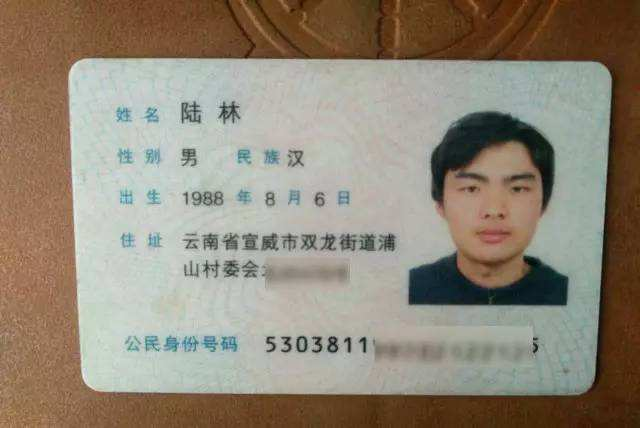
#> input picture Coding/ic/ti.jpg, 640 x 428 px, found by its file name
$ jupyter execute --allow-errors min_image_shape.ipynb   (older library calls are emulated)
#> lines starting #> are read from the running program, lines starting #| are printed output that depends on the picture; after the words box and inside, x2 and y2 are one past the last pixel; in counts of white or black regions, pixels touching at a corner belong together
[cell 1]
import cv2
import numpy as np
from scipy import ndimage
import os

[cell 2]
k_3x3 = np.array([[-1,-1,-1],
                  [-1, 8,-1],
                  [-1,-1,-1,]])
k_5x5 = np.array([[-1,-1,-1,-1,-1],
                 [-1, 1, 2, 1, -1],
                 [-1, 2, 4, 2, -1],
                 [-1, 1, 2, 1, -1],
                 [-1,-1,-1,-1,-1]])
img = cv2.imread('hand.jpg',0)
#> (the rest of this cell did not finish here and is left out)

## 最小化矩形边缘

[cell 3]
import cv2
import numpy as np

# img = cv2.pyrDown()
img = cv2.imread("ti.jpg", cv2.IMREAD_UNCHANGED)
#> img is the input picture: shape (428, 640, 3); mean B, G, R 119.6, 135.1, 144.9

mask = np.zeros(img.shape[:2],np.uint8)

bgdModel = np.zeros((1,65),np.float64)
fgdModel = np.zeros((1,65),np.float64)
# image shape=398, 299

# rect = (50,50,image_shape[0]-50,image_shape[1]-50)
image_shape = img.shape
#> image_shape = (428, 640, 3)
print(image_shape)
#| (428, 640, 3)
rect = (20,20,image_shape[1]-20,image_shape[0]-20)
#> rect = (20, 20, 620, 408)

mask, bgdModel, fgdModel = cv2.grabCut(img, mask, rect, bgdModel, fgdModel, 1, cv2.GC_INIT_WITH_RECT)
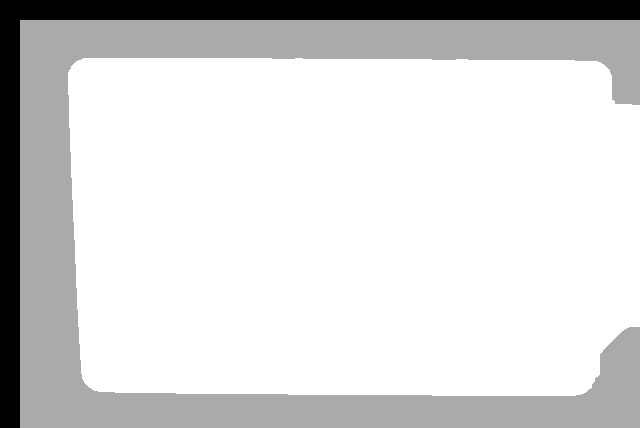
#> mask: shape (428, 640); min 0, max 3, mean 2.53; drawn with min black and max white
mask2 = np.where((mask==1)|(mask==0),0,1).astype('uint8')
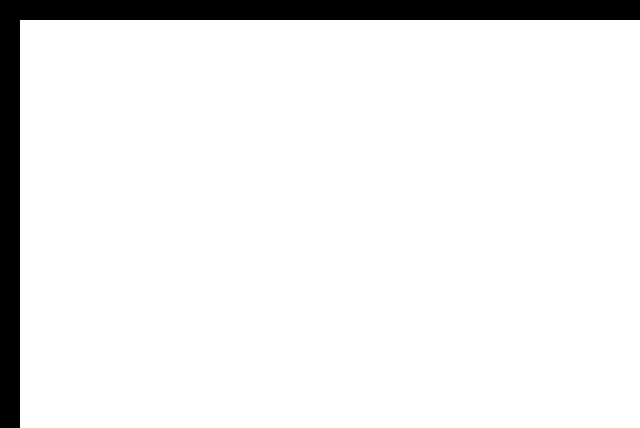
#> mask2: shape (428, 640); values 0 (black) and 1 (white), 92.3% white; 1 black region, box (x1, y1, x2, y2) and area: (0, 0, 640, 428) 20960
img2 = img * mask2[:,:,np.newaxis]

ret, thresh=cv2.threshold(cv2.cvtColor(img.copy(), cv2.COLOR_BGR2GRAY),100, 255, cv2.THRESH_BINARY)
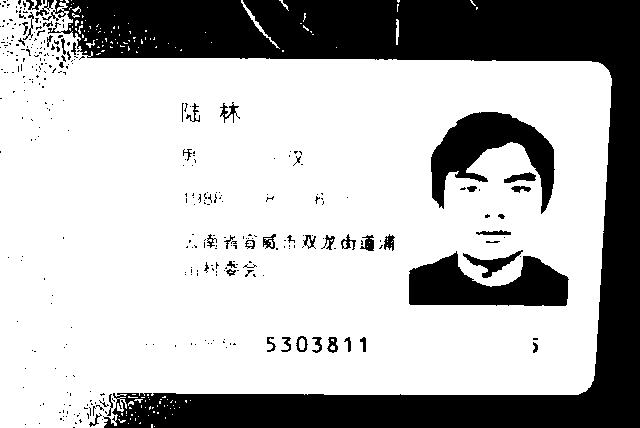
#> thresh: shape (428, 640); 71.4% white; 350 black regions (302 under 20 px)

# image,contours,hier = cv2.findContours(thresh, cv2.RETR_EXTERNAL, cv2.CHAIN_APPROX_SIMPLE)
image,contours,hier = cv2.findContours(thresh, 1, 2)
#> contours = 579 contours, 506 with area under 20; largest, box (x1, y1, x2, y2) and area: (0, 0, 612, 428) 208952, (408, 250, 570, 307) 5735, (430, 111, 556, 215) 5722, (462, 249, 524, 279) 578, (503, 171, 537, 184) 232

cv2.imshow("image", image)
cv2.imshow("fgdModel", fgdModel)
cv2.imshow("mask", mask)


cv2.waitKey(0)
cv2.destroyAllWindows()

#> (a cell that did not finish here is left out)

#> (a cell that did not finish here is left out)

[cell 6]
def find_data(contours):
    ccc = []
    for cnt in contours:
        # cv2.rectangle(img, (x, y), (x+w, y+h),(0, 255, 0), 2)
        x, y, w, h = cv2.boundingRect(cnt)
        if h < 200:
            continue
        #£ind bounding box coordinates
        else:

            rect = cv2.minAreaRect(cnt)
            box = cv2.boxPoints(rect)
            box = np.int0(box)
#             box_img = cv2.drawContours(img, [box], 0, (0,0,0), 2)

            epsilon = 0.01*cv2.arcLength(cnt,True)
            approx = cv2.approxPolyDP(cnt,epsilon,True)
            appr = cv2.drawContours(img, [approx], -1, (255,255,255),1)


# [11 lines of commented-out code are left out]
            cv2.imshow("img", img)

            cv2.waitKey(0)
            cv2.destroyAllWindows()
            return approx
#> this loop made 579 passes
#> (x, y, w, h, rect, box, epsilon) on pass 579: (0, 0, 612, 428, ((305.5, 213.5), (427, 611), -90), [[610, 426], [0, 426], [0, 0], [610, 0]], 24.95)
#> (x, y, w, h) on passes 1, 4, 7, 9, 11, 14: (154, 426, 1, 1), (128, 423, 1, 1), (74, 421, 4, 4), (118, 419, 8, 4), (78, 418, 5, 6), (59, 417, 4, 4)
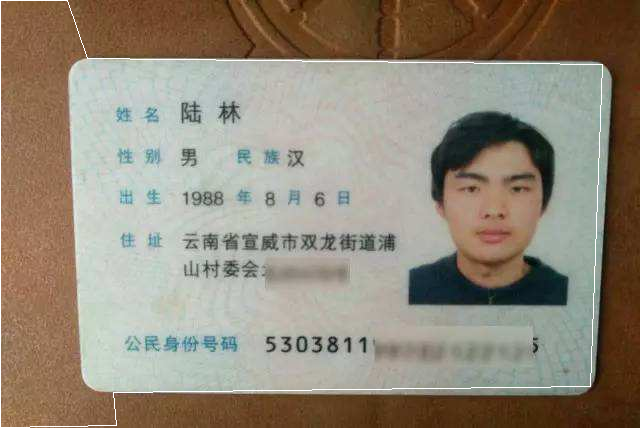
#> img: shape (428, 640, 3); 0.74% of pixels changed, all inside (x1, y1, x2, y2) = (0, 0, 603, 428)

[cell 7]
find_data(contours)
#> Out = [[0, 0], [0, 427], [116, 425], [113, 392], [590, 386], [602, 64], [87, 58], [67, 0]]
# data_ar = np.array(data_cc,dtype='int32')

#> (a cell that did not finish here is left out)

[cell 9]
corners = np.float32([[157.6, 71.5],[295.6, 118.4],[172.4, 311.3 ],[2.4, 202.4]])
canvas = np.float32([[0, 0],[0, img.shape[0]],[img.shape[1], img.shape[0]],[img.shape[1], 0]])  #306, 486   $ 640 * 428
#> canvas = [[0, 0], [0, 428], [640, 428], [640, 0]]

[cell 10]
print()
print("*"*20)
print(img.shape)
#| (428, 640, 3)

#> (a cell that did not finish here is left out)

#> (a cell that did not finish here is left out)

#> (a cell that did not finish here is left out)

#> (a cell that did not finish here is left out)

#> (a cell that did not finish here is left out)

[cell 16]
import cv2
import numpy as np
img = cv2.imread('try_angle.jpg',0)
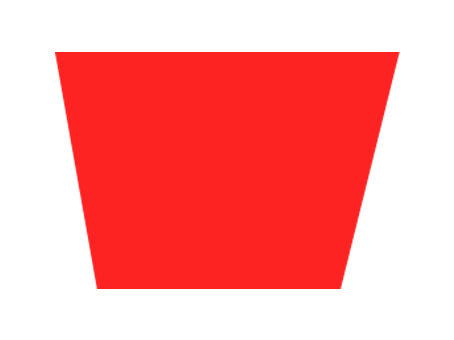
#> input picture Coding/ic/try_angle.jpg, 454 x 340 px, found by its file name
#> img: shape (340, 454); min 99, max 255, mean 185
ret,thresh = cv2.threshold(img,127,255,0)
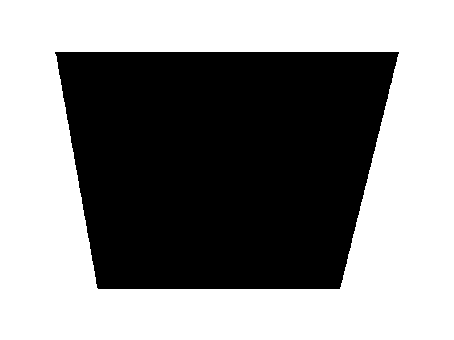
#> thresh: shape (340, 454); 55% white; 1 black region
im2,contours,hierarchy = cv2.findContours(thresh, 1, 2)
#> contours = 2 contours; box (x1, y1, x2, y2) and area: (0, 0, 454, 340) 153567, (54, 51, 400, 290) 69946
cnt = contours[0]
#> cnt = contour of 210 points, box (x1, y1, x2, y2) (54, 51, 400, 290), area 69946
M = cv2.moments(cnt)
#> M = moments, m00 69946, centre m10/m00, m01/m00 = (222.8, 163.2)
print(M)
#> (printed output is left out)

[cell 17]
cnt.shape

[cell 18]
cx = int(M['m10']/M['m00'])
#> cx = 222
cy = int(M['m01']/M['m00'])
#> cy = 163

[cell 19]
area = cv2.contourArea(cnt)
#> area = 69946

[cell 20]
perimeter = cv2.arcLength(cnt,True)
#> perimeter = 1103.9

[cell 21]
epsilon = 0.1*cv2.arcLength(cnt,True)
#> epsilon = 110.4
approx = cv2.approxPolyDP(cnt,epsilon,True)
#> approx = [[54, 52], [398, 51], [340, 288], [98, 289]]

[cell 22]
hull = cv2.convexHull(cnt)
#> hull = contour of 15 points, box (x1, y1, x2, y2) (54, 51, 400, 290), area 70264

[cell 23]
appr = cv2.drawContours(img, approx, -1, (255,0,0,),1)
hu = cv2.drawContours(img, hull, -1, (255,0,0,),1)

[cell 24]
cv2.imshow("img", img)
cv2.imshow("appr", appr)
cv2.imshow("hu", hu)

cv2.waitKey(0)
cv2.destroyAllWindows()

[cell 25]
for cnt in contours:
    # cv2.rectangle(img, (x, y), (x+w, y+h),(0, 255, 0), 2)
    x, y, w, h = cv2.boundingRect(cnt)
    if w < 200:
        continue
    #£ind bounding box coordinates
    else:
        print(x,y,w,h)
        print(cnt.shape)
        area = cv2.contourArea(cnt)
        perimeter = cv2.arcLength(cnt,True)
        epsilon = 0.1*cv2.arcLength(cnt,True)
        approx = cv2.approxPolyDP(cnt,epsilon,True)
        appr = cv2.drawContours(img, [approx], -1, (255,0,0,),1)

        hull = cv2.convexHull(cnt)
        hu = cv2.drawContours(img, [hull], -1, (255,255,255,),1)

        cv2.imshow("appr", appr)
        cv2.imshow("img", img)
        cv2.imshow("hu", hu)
        cv2.waitKey(0)
        cv2.destroyAllWindows()
#> this loop made 2 passes
#> (x, y, w, h, area, perimeter, epsilon, approx) on pass 2: (0, 0, 454, 340, 153567, 1584, 158.4, [[0, 0], [0, 339], [453, 339], [453, 0]])
#> (x, y, w, h, area, perimeter, epsilon, approx) on pass 1: (54, 51, 346, 239, 69946, 1103.9, 110.4, [[54, 52], [398, 51], [340, 288], [98, 289]])
#| 54 51 346 239
#| (210, 1, 2)
#| 0 0 454 340
#| (4, 1, 2)
#> pass 1, `appr = cv2.drawContours(img, [approx], -1, (255,0,0,),1)`:
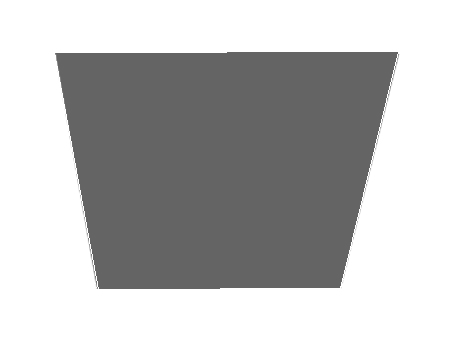
#> appr: shape (340, 454); min 99, max 255, mean 185.7
#> pass 1, `hu = cv2.drawContours(img, [hull], -1, (255,255,255,),1)`:
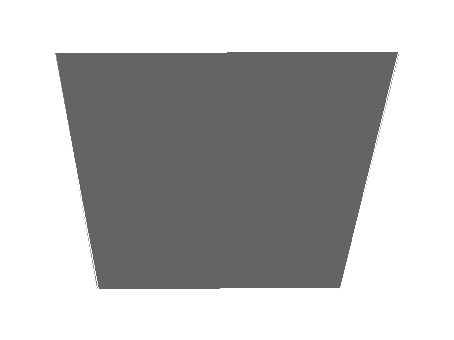
#> hu: shape (340, 454); min 99, max 255, mean 185.7

## 特征匹配
可行性不高

[cell 26]
import cv2
import numpy as np
import time

time1 = time.time()
img_bgr = cv2.imread("opencv-template-matching-python-tutorial.jpg", 1)
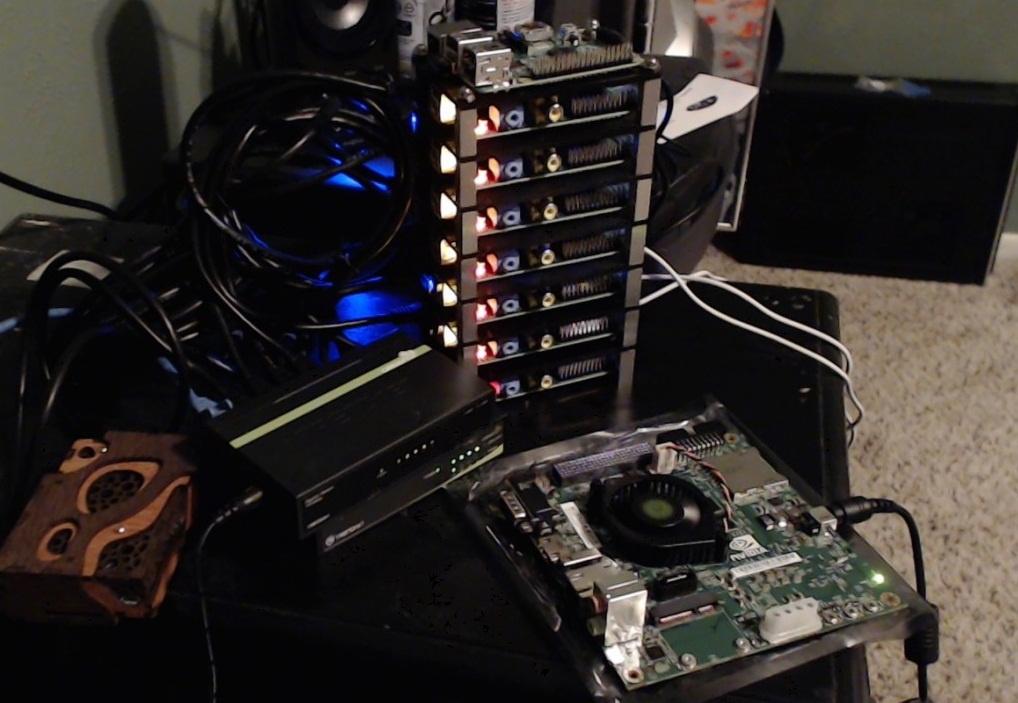
#> input picture Coding/ic/opencv-template-matching-python-tutorial.jpg, 1018 x 703 px, found by its file name
#> img_bgr is the input picture: shape (703, 1018, 3); mean B, G, R 40.7, 43.2, 48.1
# img_bgr = cv2.imread("people.jpg")

img_gray = cv2.cvtColor(img_bgr, cv2.COLOR_BGR2GRAY)
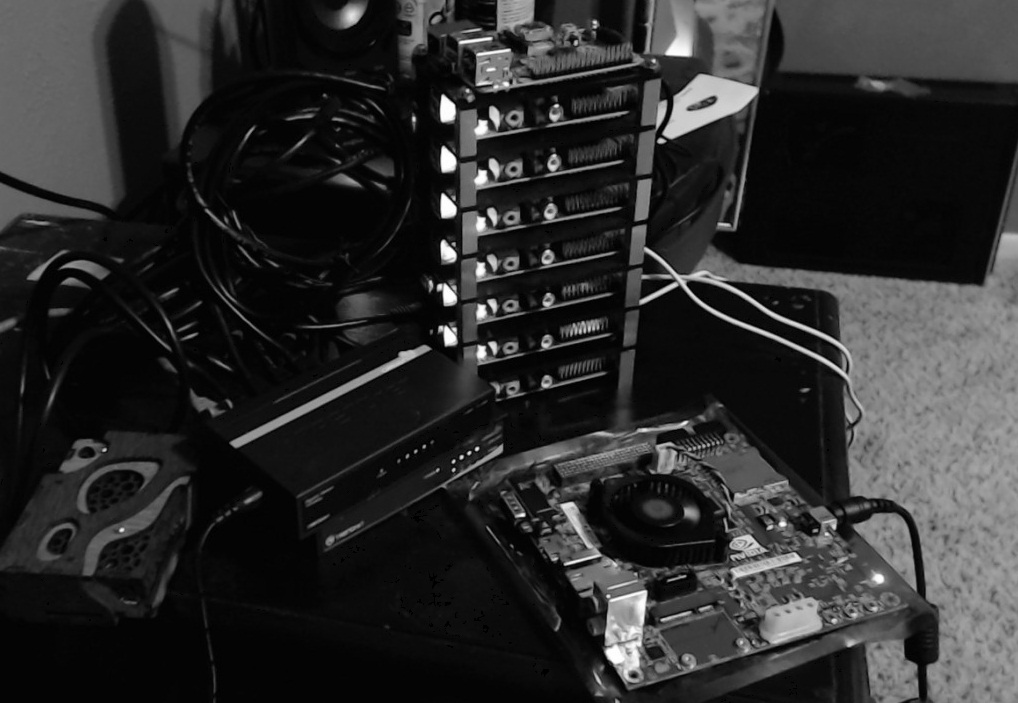
#> img_gray: shape (703, 1018); min 0, max 255, mean 44.4

# template = cv2.imread('coner2.jpg', 0)
template = cv2.imread('opencv-template-for-matching.jpg', 0)

#> (the rest of this cell did not finish here and is left out)
